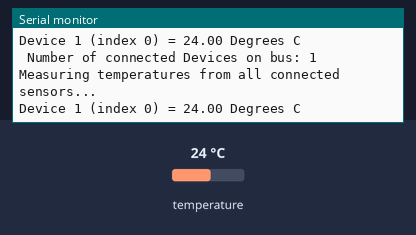
This sketch was run on a simulated Arduino Uno, built with avr-gcc and run on an emulated ATmega328P. On the bench: the last lines printed to the serial monitor. Inputs (shaded band) come from the test bench; at power-on: temperature 24 °C.

Above: at 6.9 s.
7.0 s: temperature set to 12 °C
At 10.7 s:
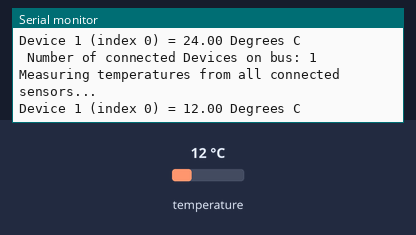
11.6 s: temperature set to 19 °C
At 13.3 s:
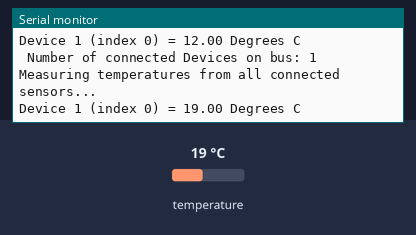
Timing chart, 0 to 14.8 s (numbered marks = the images above; inputs shaded):
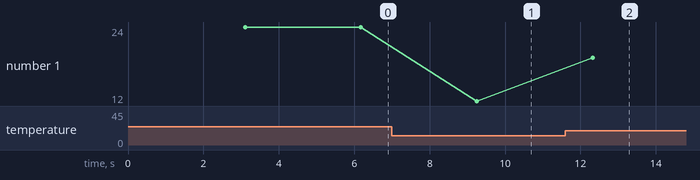

Measured:
- after the input at 7.0 s, the serial monitor: prints a new line after 2.2 s (image 1)
- after the input at 11.6 s, the serial monitor: prints a new line after 0.72 s (image 2)
- plotted number 1: 24 → 12 after the input at 7.0 s, 12 → 19 after the input at 11.6 s

The sketch:

Temperature_Sensor_DS18B20_MultipleSensors_v1.0.ino
```cpp
/********************************************************************
- Temperature Measurements with Multiple DS18B20 One-Wire Sensor (4x)
- Version 1.0
- Modified by Jerico Magtaan
- Last Edited on 18/03/20
********************************************************************/
/*
 * Four DS18B20 sensors are used to measure temperature
 * The wiring for each sensor are connected as followed:
- Pin 1 (GND) of DS18B20 sensors are connected to GND pin of Arduino
- Pin 2 (DQ) of DS18B20 sensors can be connected to any digital pin of Arduino
- Pin 3 (Vdd) of DS18B20 sensors can be connected to either 5V or 3.3V pin of Arduino
- 4.7k pull-up resistor connected between DQ and Vdd of DS18B20 sensors
********************************************************************/


/******* Import the needed libraries for the sensor to work ********/
#include <OneWire.h>
#include <DallasTemperature.h>

/* Data wire from all sensors are plugged into pin 2 of the Arduino */
#define ONE_WIRE_BUS_PIN 2

/* Set up a oneWire instance to communicate with any OneWire device */
OneWire oneWire(ONE_WIRE_BUS_PIN);

/*** Allow Dallas Temperature Library to utilize oneWire Library ***/
DallasTemperature sensors(&oneWire);


/* void setup allows to run once */
void setup()
{
  /* Start serial port to display results on screen */
  Serial.begin(9600);
  Serial.println("Temperature Measurements with DS18B20");
  Serial.println("Temperature Sensor: DS18B20");
}
/* End setup */


/* void loop allows to run continuously */
void loop()
{
  /* Print required text to screen/serial monitor */
  /* Check for no. of devices connected on bus */
  delay(3000);   // 3 seconds delay
  Serial.println();
  Serial.print(" Number of connected Devices on bus: ");
  Serial.println(sensors.getDeviceCount());   // Display number of connected devices on bus
  Serial.print("Measuring temperatures from all connected sensors... ");
  Serial.println();
  Serial.print("Device 1 (index 0) = ");
  Serial.print(sensors.getTempCByIndex(0));
  Serial.println(" Degrees C");
}
/* End main loop */
```
